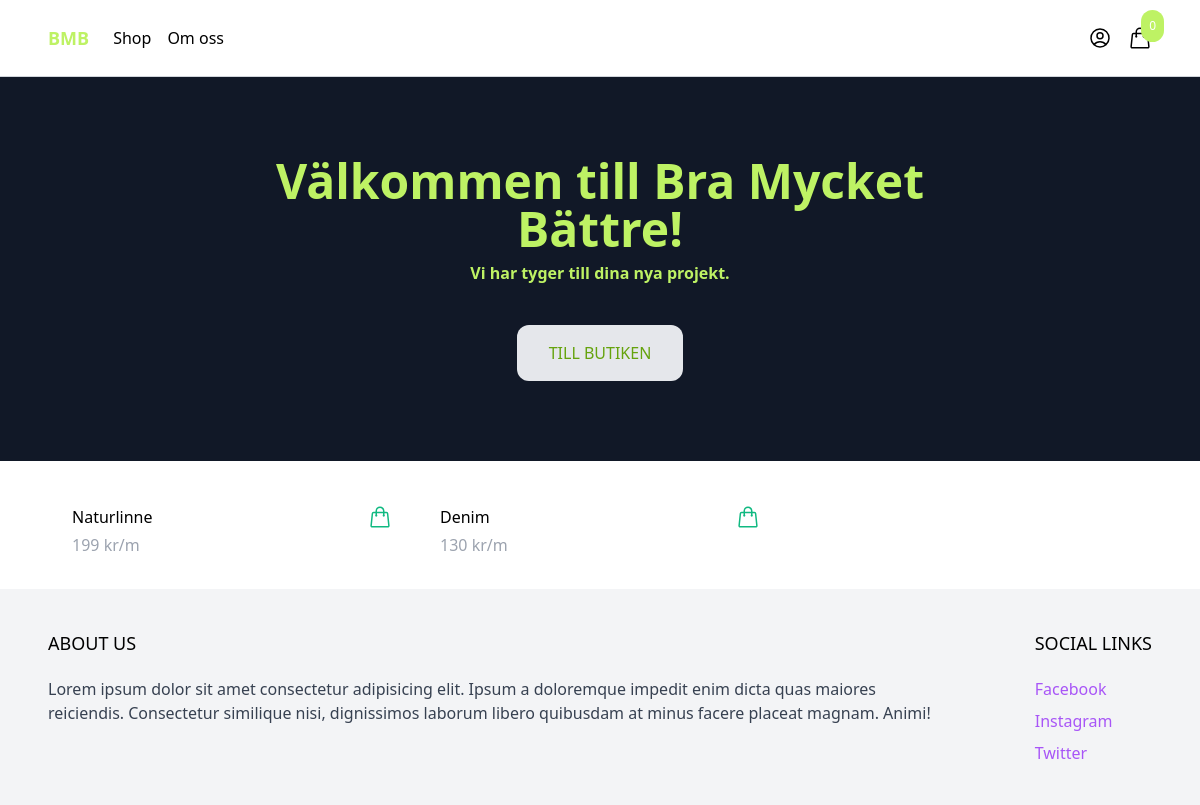
/, run on an earlier commit of the app's database.
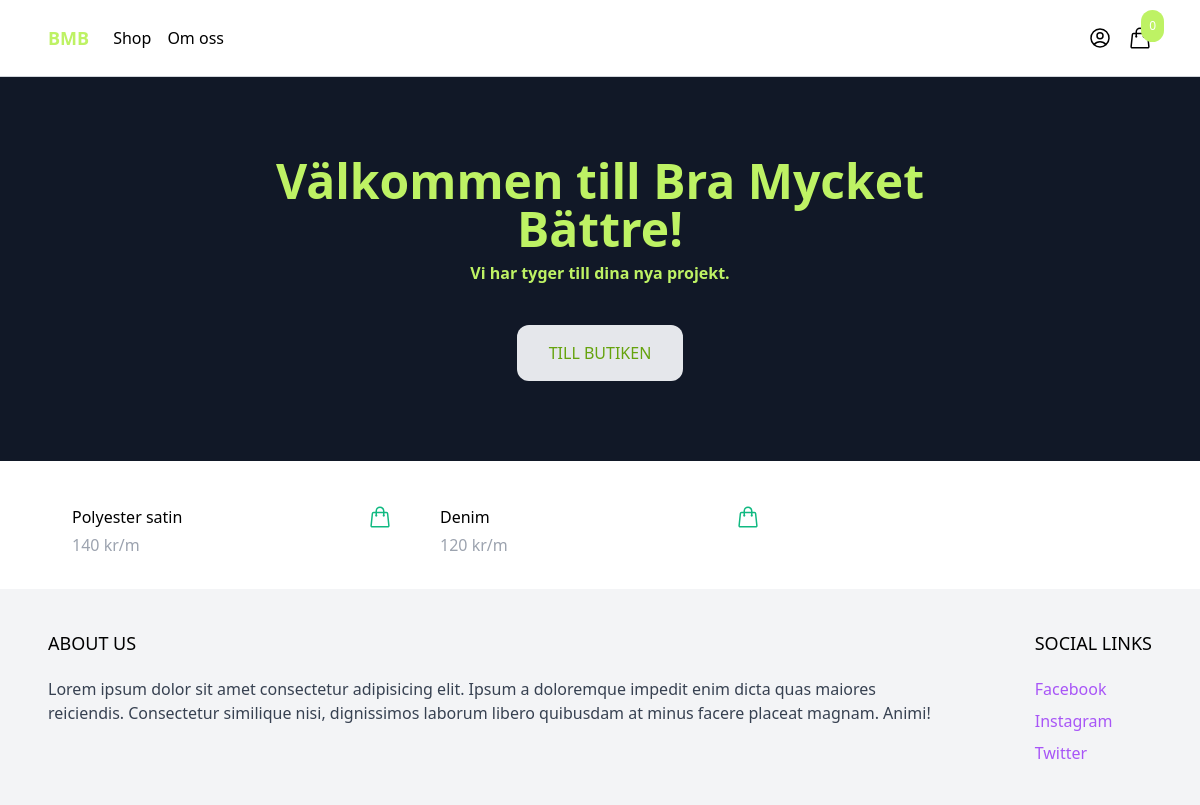
And on a later commit of the database.
### products/models.py (models this page shows, shortened)
class Produkt(models.Model):
    category = models.ForeignKey(Category, related_name='produkt', on_delete=models.CASCADE)
    namn = models.CharField(max_length=255)
    slug = AutoSlugField(populate_from='namn', unique=True)
    bredd = models.IntegerField(blank=True, null=True)
    vikt = models.IntegerField(blank=True, null=True)
    blandning = models.CharField(max_length=255)
    kvalitet = models.CharField(max_length=255)
    färg = models.CharField(max_length=255)
    motiv = models.CharField(max_length=255)
    beskrivning = models.TextField(blank=True, null=True)
    pris = models.IntegerField()
    skapad = models.DateTimeField(auto_now_add=True)
    image = models.ImageField(upload_to='uploads/', blank=True, null=True)
    thumbnail = models.ImageField(upload_to='uploads/', blank=True, null=True)
    image_url = models.CharField(max_length=500, blank=True, null=True)
    class Meta:
        ordering = ('-skapad',)
    def get_thumbnail(self):
        if self.thumbnail:
            return self.thumbnail.url
        else:
            if self.image:
                if self.image:
                    self.thumbnail = self.make_thumbnail(self.image)
                    self.save
                    return self.thumbnail.url
                else:
                    return 'https://via.placeholder.com/240x240x.jpg'

### core/views.py (the view)
# urls.py: path('', frontpage, name='frontpage'),
def frontpage(request):
    produkt = Produkt.objects.all()[0:8]
    return render(request,
    'core/frontpage.html',
    {'produkt': produkt},
    )

### cart/cart.py (called while the page is built)
    def __len__(self):
        return sum(item['quantity'] for item in self.cart.values())

### cart/context_processors.py (called while the page is built)
def cart(request):
    return {'cart': Cart(request)}

### core/templates/core/frontpage.html
{% extends 'core/base.html' %}
{% block content%}
<header class="px-6 py-10 lg:py-20 bg-gray-900">
    <div class="max-w-3xl mx-auto text-center">
        <p class="mb-2 text-3xl lg:text-5xl text-lime-300 font-bold">Välkommen till Bra Mycket Bättre!</p>
        <p class="mb-10 text-lime-300 font-bold">Vi har tyger till dina nya projekt.</p>
        <a href="#" class="inline-block px-8 py-4 rounded-xl bg-gray-200 uppercase text-lime-600 hover:bg-gray-300">Till Butiken</a>
    </div>
</header>
<div class="max-w-6xl mx-auto py-2 px-6 xl:px-0">
    <div class="products flex items-center flex-wrap">
        {% for produkt in produkt %}
            {% include 'products/partials/product_list_items.html'%}
        {% endfor %}
    </div>
</div>
{% endblock%}

### products/templates/products/partials/product_list_items.html (shortened to what this page needs)
<div class="w-full md:w-1/3 xl:w-1/4 p-6">
    <div class="pt-3 flex items-center justify-between">
        <a href="{% url 'produkt' produkt.slug %}">{{ produkt.namn}}</a>
        <a href="{% url 'produkt' produkt.slug %}" class="text-emerald-500 hover:text-emerald-800">
        </a>
    </div>
    <p class="pt-1 text-gray-400">{{ produkt.pris}} kr/m</p>
</div>

What changed in the data, as far as the page shows it:
changed Produkt: namn "Naturlinne" → "Polyester satin"; pris "199" → "140"
changed Produkt "Denim": pris "130" → "120"
